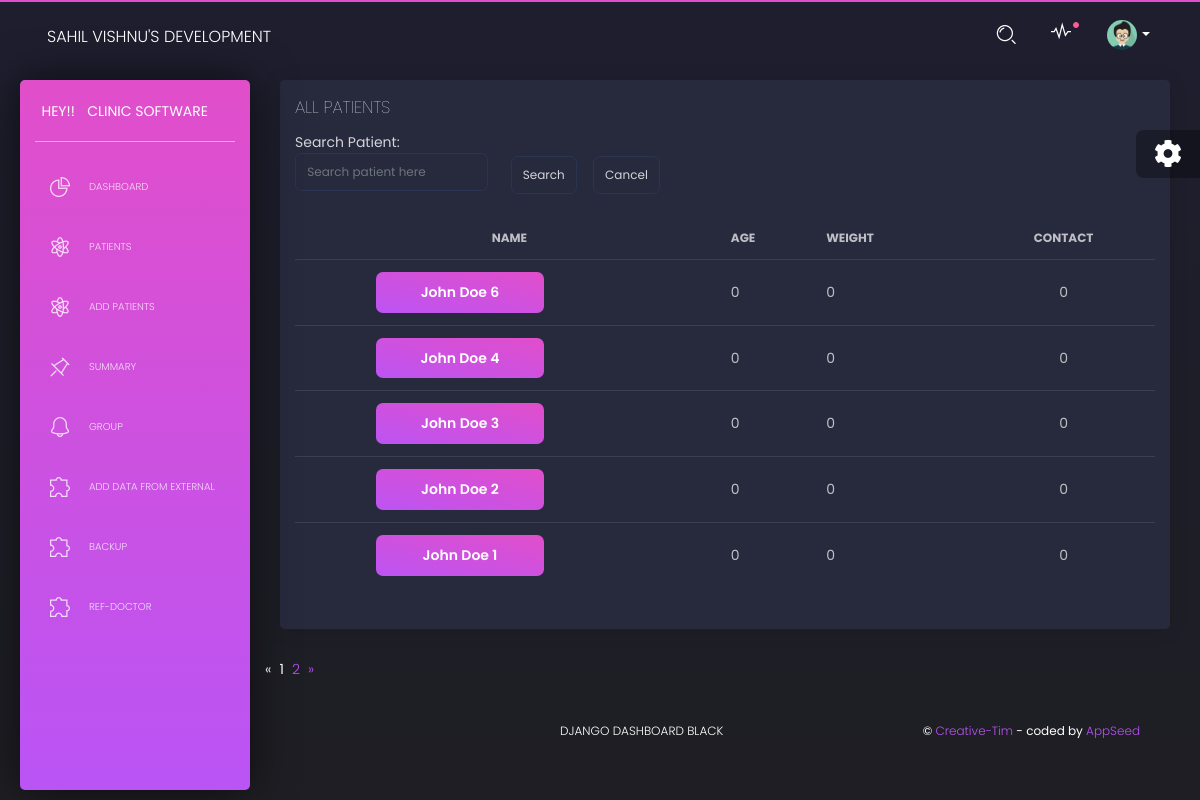
The app's page /visit_summary with its own data.
### loginmodule/models.py (models this page shows, shortened)
class patient_detail(models.Model):
    patient_id=models.AutoField
    fname = models.CharField(max_length=20)
    lname = models.CharField(max_length=20)
    note = models.TextField(max_length=40,null=True)
    age = models.IntegerField(null=True)
    weight = models.IntegerField(null=True)
    contact = models.IntegerField(null=True)
    address  = models.CharField(max_length=50,null=True)
    rperson = models.CharField(max_length=20,null=True)

### loginmodule/views.py (the view)
# urls.py: path('visit_summary',views.visit_summary, name='visit_summary'),
def visit_summary(request):
    patient = patient_detail.objects.all().order_by('-id')
    paginator=Paginator(patient, 5)
    page_number=request.GET.get('page')
    page_obj=paginator.get_page(page_number)
    for i in patient:
        particular_patient = patient_health_detail.objects.filter(patient_id=i)
        for j in particular_patient:
            summary1(j.id, i.id)
    return render(request,'home/visit_summary.html',{'patient':patient,'page_obj':page_obj})

### loginmodule/templates/home/visit_summary.html (shortened to what this page needs)
{% extends "layouts/base.html" %}
{% block content %}
<div class="row">
  <div class="col-md-12">
    <div class="card ">
      <div class="card-header">
        <h4 class="card-title"> ALL PATIENTS</h4>
        <form action="{% url 'searchPatientSummary'%}" method="get" value="{{request.GET.q}}" >
          <div class="row">
            <div class="col-md-3">
              Search Patient:<input type="text" class="form-control " name="q" placeholder="Search patient here"/>            </div>
            <div class="d-inline p-2 mt-3">
              <input type="submit" value="Search" name="submit" class="form-control">
            </div>
            <div class="d-inline p-2 mt-3">
              <a href="{%url 'visit_summary'%}"><button class="form-control " >Cancel</button></a>
            </div>
          </div>
        </form>
      </div>
      <div class="card-body">
        <div class="table-responsive">
          <table class="table tablesorter " id="">
            <thead class=" text-primary">
              <tr>
                <th class="text-center">
                  Name
                </th>
                <th>
                  AGE
                </th>
                <th>
                  WEIGHT
                </th>
                <th class="text-center">
                  CONTACT
                </th>
              </tr>
            </thead>
            <tbody>
              {% for p in page_obj %}
              <tr>
                <td>
                    <div class="row">
                        <div class="col-lg-8 ml-auto mr-auto">
                          <div class="row">
                            <div class="col-md-8">
                              <a href="{% url 'particular_person_summary' p.id %}">
                              <button class="btn btn-primary btn-block" >{{p.fname}} {{p.lname}}  </button>
                              </a>
                            </div>
                          </div>
                        </div>
                      </div>
                </td>
                <td>
                    {{p.age}}
                </td>
                <td>
                    {{p.weight}}
                </td>
                <td class="text-center">
                    {{p.contact}}
                </td>
              </tr>
              {%endfor%}
            </tbody>
          </table>
        </div>
      </div>
    </div>
  </div>
  {% if page_obj.has_other_pages %}
  <ul class="pagination justify-content-center ">
    {% if page_obj.has_previous %}
    <li class="pr-3"><a href="?page={{ page_obj.previous_page_number }}">&laquo;</a></li>
  {% else %}
    <li class="disabled pr-2"><span>&laquo;</span></li>
  {% endif %}
  {% for i in page_obj.paginator.page_range %}
    {% if page_obj.number == i %}
      <li class="active pr-2"><span>{{ i }} <span class="sr-only">(current)</span></span></li>
    {% else %}
      <li class="pr-2"><a href="?page={{ i }}">{{ i }}</a></li>
    {% endif %}
  {% endfor %}
  {% if page_obj.has_next %}
    <li class="pr-2"><a href="?page={{ page_obj.next_page_number }}">&raquo;</a></li>
  {% else %}
    <li class="disabled pl-3"><span>&raquo;</span></li>
  {% endif %}
  </ul>
  {% endif %}
{% endblock content %}

### records on screen
patient_detail: fname "John", lname "Doe 6", age "0", weight "0", contact "0"
patient_detail: fname "John", lname "Doe 4", age "0", weight "0", contact "0"
patient_detail: fname "John", lname "Doe 3", age "0", weight "0", contact "0"
patient_detail: fname "John", lname "Doe 2", age "0", weight "0", contact "0"
patient_detail: fname "John", lname "Doe 1", age "0", weight "0", contact "0"

### other values on screen
{{ i }} "1"
{{ i }} "2"
